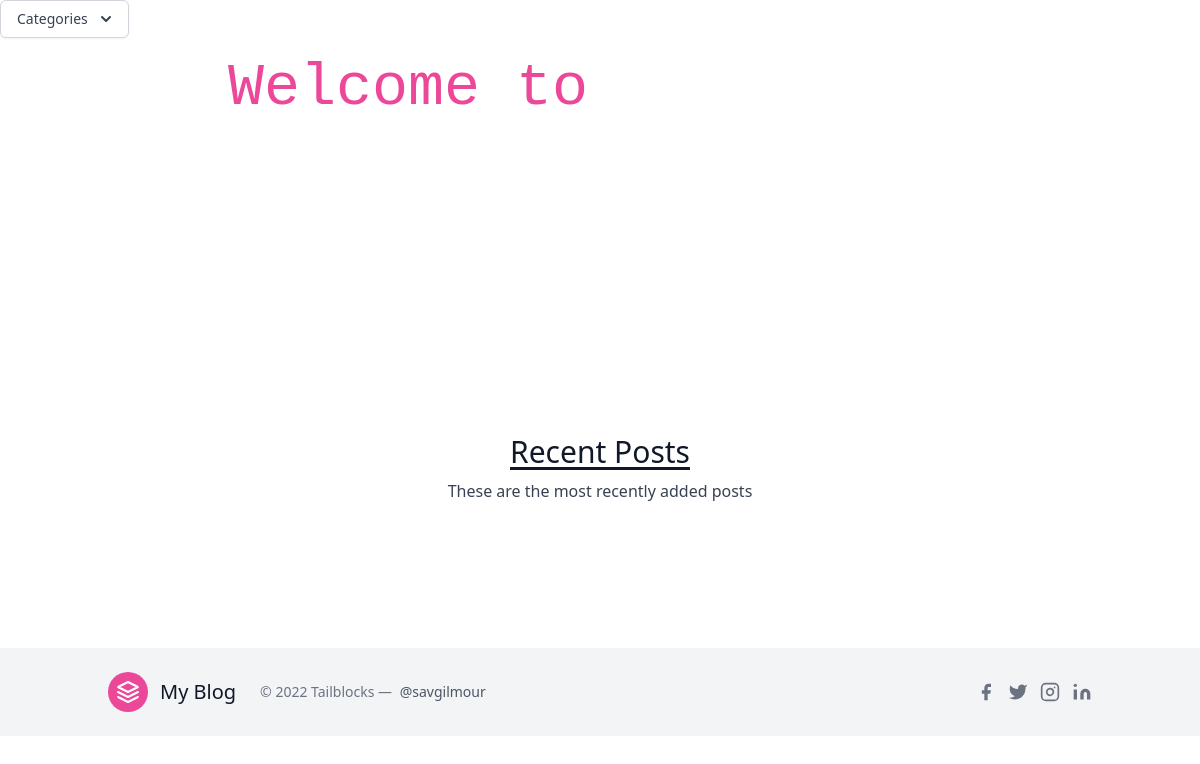
The app's page /, older data.
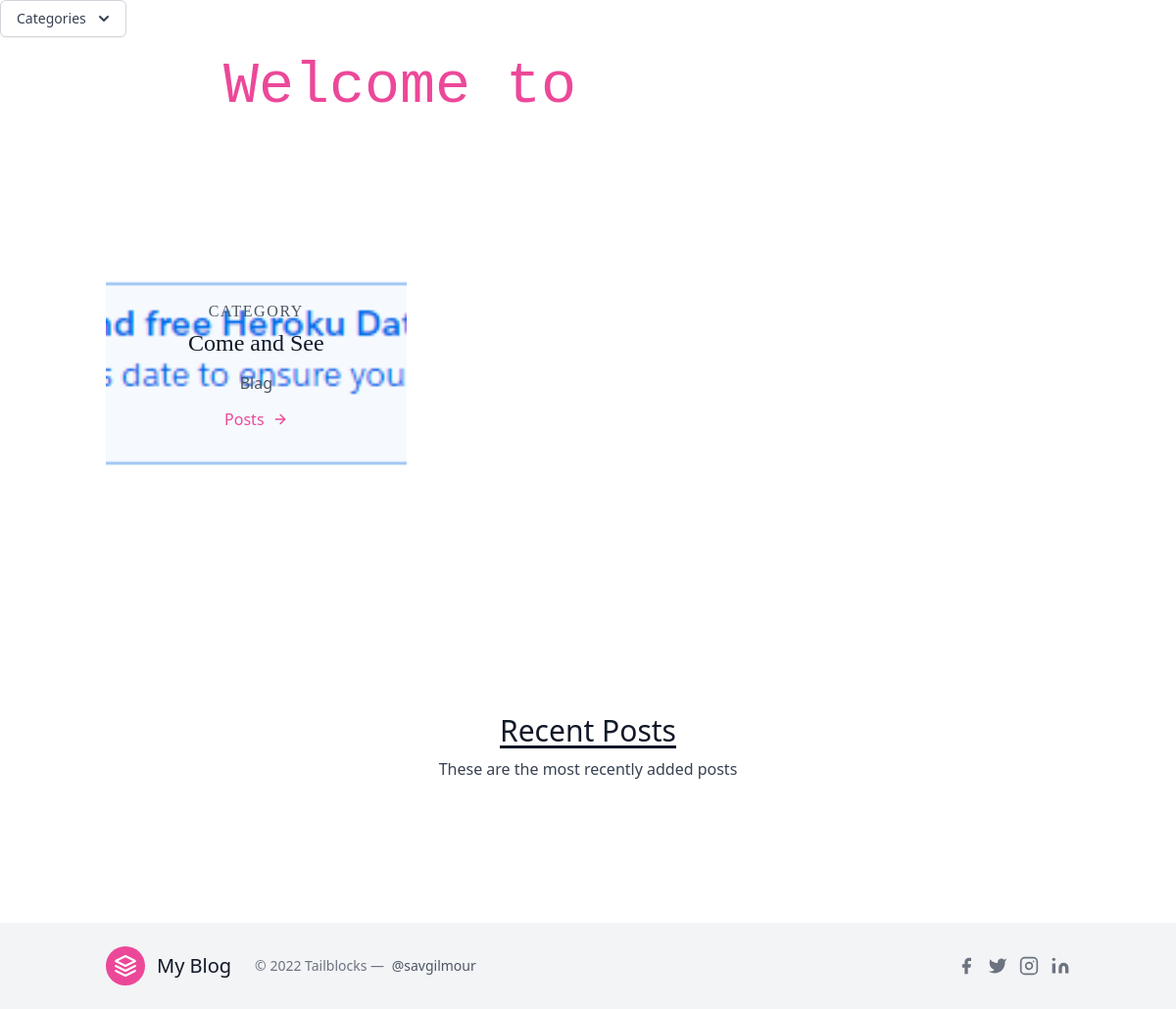
The same page, newer data.
### blog/models.py (models this page shows, shortened)
class Category(models.Model):
    title = models.CharField(max_length=20,blank=True,null=True)
    subtitle = models.CharField(max_length=20,blank=True,null=True)
    thumbnail = models.ImageField(blank=True,null=True)

### blog/views.py (the view)
# urls.py: path('',home,name='home'),
def home(request):
    categories=Category.objects.all()[0:3]
    featured=Post.objects.filter(featured=True)[0:3]
    latest=Post.objects.order_by('-timestamp')[0:3]
    context={
        'categories':categories,
        'featured':featured,
        'latest':latest
    }
    return render(request,'home.html',context)

### frontend/templates/home.html (shortened to what this page needs)
{% extends 'base.html' %}
{% block content %}
    <div class="w-full bg-cover bg-center" >
      <div class="py-5 flex items-center justify-center h-full w-full">
        <h1 class="mb-2 font-mono text-4xl text-pink-500 md:text-6xl">
          Welcome to <br class="block md:hidden" />
          <span class="relative">
            <span class="h-20 pt-2 overflow-x-hidden whitespace-nowrap text-brand-accent">
              MY BLOG <span class="text-3xl md:text-5xl">👋</span>
            </span>
            <span
              class="cursor absolute -bottom-0 left-0 -top-1 inline-block bg-white w-full animate-type will-change"
            ></span>
          </span>
        </h1>
      </div>
    </div>
    <section class="text-gray-600 body-font ">
        <div class="container px-5 py-24 mx-auto">
          <div class="flex flex-wrap -m-4">
            {% for category in categories %}
            <div class="p-4 lg:w-1/3">
              <div class="transition ease-in-out delay-150 bg-blue-500 hover:-translate-y-1 hover:scale-110 hover:bg-indigo-500 duration-300 w-full bg-cover bg-center bg-gray-300 rounded-lg " style="background-image: url('{{ category.thumbnail.url }}')">
                <div class="h-full bg-white-900 bg-opacity-40 hover:bg-opacity-70 transition duration-300 ease-in-out px-8 pt-16 pb-24 rounded-lg overflow-hidden text-center relative">
                <h2 class="tracking-widest text-1xl title-font font-serif text-black-800 mb-1">
                  CATEGORY</h2>
                <h1 class="title-font sm:text-2xl text-xl font-serif text-gray-900 mb-3">
                  {{ category.title }}</h1>
                <p class="leading-relaxed mb-3">
                  {{ category.subtitle }}</p>
                <a href="{% url 'blog:post' category.id %}" class="rounded-lg hover:bg-pink-200 text-pink-500 inline-flex items-center">
                  Posts
                  <svg class="w-4 h-4 ml-2" viewBox="0 0 24 24" stroke="currentColor" stroke-width="2" fill="none" stroke-linecap="round" stroke-linejoin="round">
                    <path d="M5 12h14"></path>
                    <path d="M12 5l7 7-7 7"></path>
                  </svg>
                </a>
              </div>
              </div>
            </div>
            {% endfor %}
          </div>
        </div>
    </section>
<section class="blog text-gray-700 body-font">
      <div class="container px-5 py-24 mx-auto">
        <div class="flex flex-wrap w-full mb-20 flex-col items-center text-center">
          <h1 class="sm:text-3xl text-2xl font-medium title-font mb-2 text-gray-900 underline underline-offset-4">
            Recent Posts</h1>
          <p class="lg:w-1/2 w-full leading-relaxed text-base">
            These are the most recently added posts</p>
        </div>
      </div>
</section>
{% endblock content %}

Row changes from the older to the newer data that the page shows:
added Category: thumbnail (picture), title "Come and See", subtitle "Blag"
